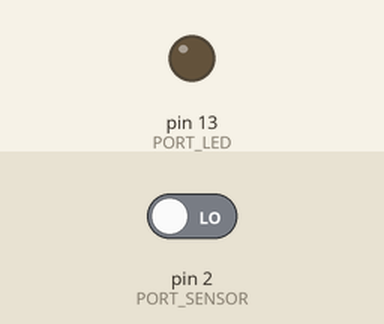
This sketch was run on a simulated Arduino Uno, built with avr-gcc and run on an emulated ATmega328P. Parts: output pins drawn as LEDs (lit = HIGH). The inputs (shaded band) are chosen by the test bench; at power-on: pin 2 (PORT_SENSOR) LOW.

Above: at 4.8 s.
4.9 s: pin 2 (PORT_SENSOR) driven HIGH
At 5.3 s:
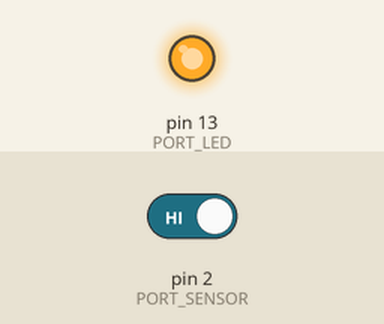
6.4 s: pin 2 (PORT_SENSOR) driven LOW
At 7.4 s:
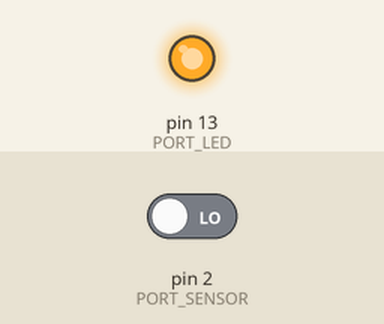
Timing chart, 0 to 9.4 s (numbered marks = the images above; inputs shaded):
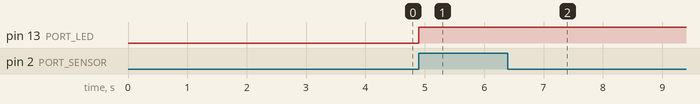

Measured:
- after the input at 4.9 s, pin 13 (PORT_LED): LOW → HIGH at once
- after the input at 6.4 s, pin 13 (PORT_LED): stays HIGH (without the input it goes to LOW after 2.5 s)

The sketch:

sketch_may28a.ino
```cpp
/*
 * D2 connected to PIR sensor
 * D13 connected to relay used to control the LED
 */
#define PORT_LED    LED_BUILTIN
#define PORT_SENSOR 2 // Input for HC-S501
#define SENSOR_DELAY 4000;
bool state;
int sensor;
int outcome;
unsigned long time;

// reads the PIR sensor value to variable sensor
void read_sensor() {
  sensor = digitalRead(PORT_SENSOR);
}

// sets LED according to variable outcome
void set_led() {
  digitalWrite(PORT_LED, outcome);
}

bool busy() {
  return millis()-time<SENSOR_DELAY;
}

void set_timer() {
  time=millis();
}

// makes decision based on sensor,timer, and state and sets the value for variable outcome
void decision() {
  if (sensor==HIGH) { // we analyze only ON event
    set_timer();
    state = !state;
    outcome = state ? HIGH : LOW;
  }
}

void setup() {
  pinMode(PORT_LED, OUTPUT);
  pinMode(PORT_SENSOR, INPUT);
  digitalWrite(PORT_LED, LOW);
  time = millis();
  state = false;
}

void loop() {
    if (!busy()) {
        read_sensor();
        decision();
        set_led();
    }
}
```
